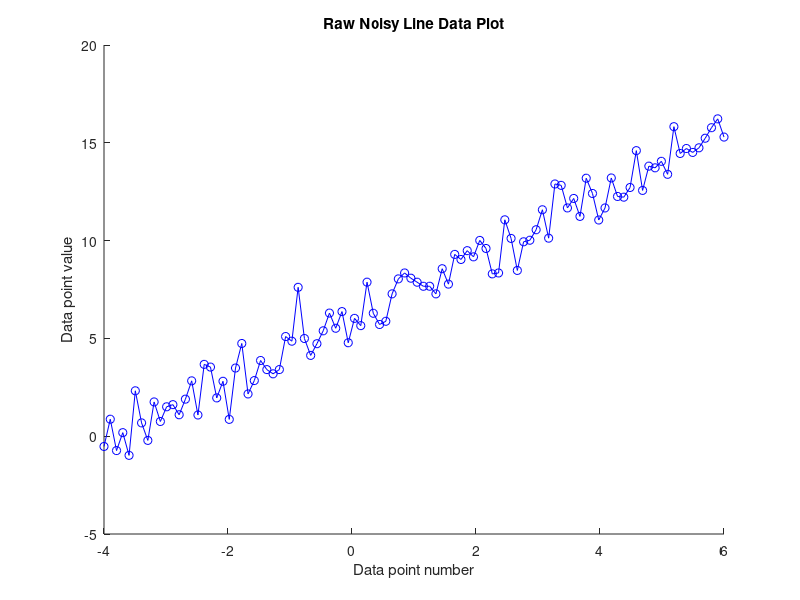

This figure's MATLAB source:
% Generate 100 samples points using the equation for a 1D line, y = mx + c
% Using follwoing parameters:
% x-axis from -4 to 6
% m = 1.6
% c = 6

clear all
clc
close all

m = 1.6;
c = 6;

noise = randn(1,100);

x = linspace(-4, 6, 100);

y = m*x + c;
y = y + noise;

figure
hold on 
title('Raw Noisy Line Data Plot')
plot(x, y, 'bo-')
xlabel('Data point number')
ylabel('Data point value')
